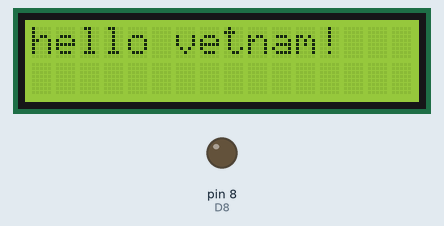
Recording of a sketch running on a simulated Arduino Uno, built with avr-gcc and run on an emulated ATmega328P. Shown: 16×2 character LCD, output pins drawn as LEDs (lit = HIGH). The modem accepts every AT command (registered, SIM ready, sends succeed) and sends nothing else; what the sketch prints to the serial monitor is not drawn.

Above: at 63.3 s.

The sketch:

AquaPhonix.ino
```cpp
#include <SoftwareSerial.h>
// https://wiki.dfrobot.com/Gravity__Analog_pH_Sensor_Meter_Kit_V2_SKU_SEN0161-V2
#include "DFRobot_PH.h" //
#include <EEPROM.h>
// https://www.devicemart.co.kr/goods/view?no=1066983
// https://github.com/PaulStoffregen/OneWire
#include <OneWire.h> // 수온
// https://www.kocoafab.cc/tutorial/view/72
// https://www.devicemart.co.kr/goods/view?no=1330500#goods_file
// https://github.com/practicalarduino/SHT1x
#include <SHT1x.h> // 온습도
// https://kocoafab.cc/tutorial/view/689
#include <LiquidCrystal_I2C.h>
#define DEBUG true
#define D8 8
#define dataPin 10
#define clockPin 11
#define PH_PIN A1
#define SOIL_PIN A3
#define ONEWIRE_PIN 4
#define TIMEOUT 10000 // mS
// ph 측정
#define SensorPin A1            //pH meter Analog output to Arduino Analog Input 0
#define Offset 0.00            //deviation compensate
#define LED 13
#define samplingInterval 20
#define printInterval 800
#define ArrayLenth  40    //times of collection
int pHArray[ArrayLenth];   //Store the average value of the sensor feedback
int pHArrayIndex=0;
// wifi
#define BT_RXD 2
#define BT_TXD 3
String SSID = "PHONGKHACHDHBL";
String PASS = "dhbl2006";
String DST_IP = "192.168.43.223";
String PORT = "3000";

// Lcd 조정
LiquidCrystal_I2C lcd(0x27,16,2);  // set the LCD address to 0x27 for a 16 chars and 2 line display
// 온습도 측정
SHT1x sht1x(dataPin, clockPin);
//Temperature chip i/o - 온도 측정
OneWire ds(ONEWIRE_PIN);  // on digital pin 2
// ph 농도 측정
DFRobot_PH ph;
// Wifi
SoftwareSerial ESP_wifi(BT_RXD, BT_TXD);

void setup()
{
  pinMode(D8, OUTPUT);

  Serial.begin(9600);
  ESP_wifi.begin(9600);
  ESP_wifi.setTimeout(10000);

  sendData("AT+RST\r\n", 5000, DEBUG);
  sendData("AT+CWJAP=\"" + SSID + "\",\"" + PASS + "\"\r\n", 15000, DEBUG);

  sendData("AT+CWMODE=3\r\n", 11000, DEBUG); // STA+AP
  sendData("AT+CIFSR\r\n", 7000, DEBUG);
//  sendData("AT+CIPMUX=1\r\n", 7000, DEBUG);
  DST_IP = "anjfodgoatnrhkd.pythonanywhere.com";
  PORT = "80";
  sendData("AT+CIPSTART=\"TCP\",\""+ DST_IP + "\"," + PORT + "\r\n", 5000, DEBUG);

//  String data = "POST /a?id=35 "; // Actual Server Test
//  String data = "POST /quiz?id=35 "; // My Server Test
  String data = "GET /quiz ";
  data += "HTTP/1.1\r\n";
  data += "Host: " + DST_IP + "\r\n";
  data += "\r\n";
  data += "\r\n";

  String cipsend = "AT+CIPSEND=";
  cipsend += String(data.length() + 2);
  cipsend += "\r\n";

  sendData(cipsend, 5000, DEBUG);
  sendData(data, 10000, DEBUG);
  sendData("\r\n", 5000, DEBUG);

  String closeCommand = "AT+CIPCLOSE";
  closeCommand += "\r\n";
//  sendData(closeCommand, 3000, DEBUG);

  lcd.init(); // Start LCD
  lcd.backlight(); // backlight On
  lcd.print("hello vetnam!");
  Serial.println("Hello Arduino!");

  ph.begin();

  delay(1000);
}

const int AirValue = 675;   // Value to Air
const int WaterValue = 360;  // Value to Water // ???
int intervals = (AirValue - WaterValue) / 3;
int soilMoistureValue = 0;
int waterPercent = 0;

float voltage,phValue,temperature = 25;

String result;
int state = 1;
void loop()
{
  if(Serial.available()) ESP_wifi.print((char)Serial.read());
  if(ESP_wifi.available()) Serial.print((char)ESP_wifi.read());

  lcd.clear();

//  if (state == 0)
//  {
//    // 토양 습도 센서
//    soilMoistureValue = analogRead(SOIL_PIN); // read the analog in value
//
//    // Serial.println(); // Serial Output Funtion
//    result = "Soil : ";
//
////    if ((WaterValue + intervals) > soilMoistureValue && soilMoistureValue > WaterValue) result += "Very Wet";
////    else if ((AirValue - intervals) > soilMoistureValue && soilMoistureValue > (WaterValue + intervals)) result += "Wet";
////    else if (AirValue > soilMoistureValue && soilMoistureValue > (AirValue - intervals)) result += "Dry";
////    else result += "None"; // Unknown State
//
//    if (soilMoistureValue > AirValue - intervals) result += "Dry";
//    else if (soilMoistureValue > WaterValue + intervals) result += "Wet";
//    else result += "Very Wet";
//
//    Serial.print(result + ", ");
//    lcd.print(result);
//
//    waterPercent = map(soilMoistureValue, AirValue, WaterValue, 0, 100);
//    lcd.setCursor(0, 1);
//    result = "Value : " + String(soilMoistureValue);
////    result = "Percent : " + String(waterPercent) + "%";
//    Serial.println(result);
//    lcd.print(result);
//  }
//  else if (state == 1)
//  {
//    // 온습도 센서 - 28C 이상 시에 스프링클러가 작동해야함
//    float temp_c = sht1x.readTemperatureC();
//    float humidity = sht1x.readHumidity();
//
//    Serial.println("Temperature : " + String(temp_c) + "C, Humidity : " + String(humidity) + "%");
//    lcd.print("Temper : " + String(temp_c) + "C"); // Temperature
//    lcd.setCursor(0, 1);
//    lcd.print("Humidi : " + String(humidity) + "%"); // Humidi
//  }
//  else if (state == 2)
//  {
//    // 수온 센서
//     Serial.print("Temperature : " + String(getTemp()) + "C, ");
//     lcd.print("Temper : " + String(getTemp()) + "C");
//
//    // ph 농도 센서
////    {
////      static unsigned long timepoint = millis();
////      if(millis() - timepoint > 1000U)  //time interval: 1s
////      {
////        timepoint = millis();
////        voltage = analogRead(PH_PIN) / 1024.0 * 5000;  // read the voltage
////        temperature = 30;  // 임시 - 수온을 측정한 것이 들어가야함
////        phValue = ph.readPH(voltage,temperature);  // convert voltage to pH with temperature compensation
////        Serial.print("PH : ");
////        Serial.println(phValue, 2);
////        lcd.setCursor(0, 1);
////        lcd.print("PH : " + String(phValue));
////      }
////      ph.calibration(voltage,temperature);  // calibration process by Serail CMD
////    }
//
//    {
//      static unsigned long samplingTime = millis();
//      static unsigned long printTime = millis();
//      static float phValue,voltage;
//      if(millis()-samplingTime > samplingInterval)
//      {
//          pHArray[pHArrayIndex++]=analogRead(SensorPin);
//          if(pHArrayIndex==ArrayLenth)pHArrayIndex=0;
//          voltage = avergearray(pHArray, ArrayLenth)*5.0/1024;
//          phValue = 3.5*voltage+Offset;
//          samplingTime=millis();
//      }
//      if (millis() - printTime > printInterval) //Every 800 milliseconds, print a numerical, convert the state of the LED indicator
//      {
//        Serial.print("Voltage : " + String(voltage));
//        Serial.println(", ph value : " + String(phValue));
//
//        digitalWrite(LED,digitalRead(LED)^1);
//        printTime=millis();
//
//        lcd.setCursor(0, 1);
//        lcd.print("PH : " + String(phValue) + "(" + String(voltage) + ")");
//      }
//    }
//
//    state = 0;
//  }
//
//  state++;

//  delay(1000);
}

float getTemp()
{
  //returns the temperature from one DS18S20 in DEG Celsius

  byte data[12];
  byte addr[8];

  if (!ds.search(addr))
  {
      // no more sensors on chain, reset search
      ds.reset_search();
      Serial.println("address don't exist.");
      return -1000;
  }

  if (OneWire::crc8(addr, 7) != addr[7])
  {
      Serial.println("CRC is not valid!");
      return -1000;
  }

  if (addr[0] != 0x10 && addr[0] != 0x28)
  {
      Serial.print("Device is not recognized");
      return -1000;
  }

  ds.reset();
  ds.select(addr);
  ds.write(0x44,1); // start conversion, with parasite power on at the end

  byte present = ds.reset();
  ds.select(addr);
  ds.write(0xBE); // Read Scratchpad


  for (int i = 0; i < 9; i++) // we need 9 bytes
  {
    data[i] = ds.read();
  }

  ds.reset_search();

  byte MSB = data[1];
  byte LSB = data[0];

  float tempRead = ((MSB << 8) | LSB); //using two's compliment
  float TemperatureSum = tempRead / 16;

  return TemperatureSum;
}

double avergearray(int* arr, int number)
{
  int max, min;
  double avg;
  long amount = 0;
  if (number <= 0)
  {
    Serial.println("Error number for the array to avraging!/n");
    return 0;
  }

  if (number < 5) //less than 5, calculated directly statistics
  {
    for (int i = 0; i < number; i++)
    {
      amount += arr[i];
    }

    avg = amount / number;

    return avg;
  }
  else
  {
    if (arr[0] < arr[1])
    {
      min = arr[0];
      max = arr[1];
    }
    else
    {
      min=arr[1];
      max=arr[0];
    }

    for(int i = 2; i < number; i++)
    {
      if(arr[i] < min)
      {
        amount += min;
        min = arr[i];
      }
      else
      {
        if(arr[i] > max)
        {
          amount += max;
          max = arr[i];
        }
        else
        {
          amount += arr[i]; //min <= arr <= max
        }
      }
    }

    avg = (double)amount/(number-2);
  }

  return avg;
}

String sendData(String command, const int timeout, boolean debug)
{
  String response = "";
  ESP_wifi.print(command); // send the read character to the esp8266
  long int time = millis();
  while ( (time + timeout) > millis()) {
    while (ESP_wifi.available()) {
      // output to the serial window
      char c = ESP_wifi.read(); // read the next character.
      response += c;
    }
  }
  if (debug) {
    Serial.print(response);
  }
  return response;
}
```

Measured:
- what the display in image 0 shows lasts 1.0 s, from 63.3 s to 64.3 s
